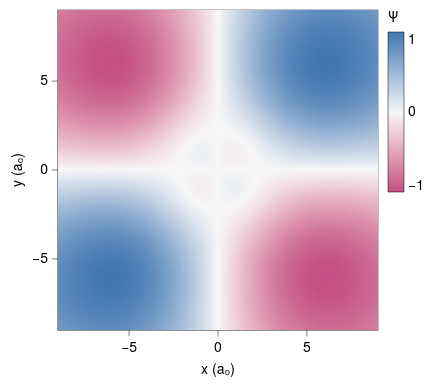

Write a Vega-Lite specification for this figure.
### Vega-Lite specification from a JSON file in a GitHub repository (floating-point values rounded to 4 significant figures; data arrays with more than 128 entries replaced by an {"elided": "..."} marker saying what was removed)
{"background": null, "config": {"arc": {"fill": "#DBDBDB", "fillOpacity": 1.0, "innerRadius": 40.0, "padAngle": 0.03, "stroke": "black", "strokeOpacity": 1, "strokeWidth": 0.25}, "area": {"fill": "#DBDBDB", "fillOpacity": 1.0, "stroke": "black", "strokeOpacity": 1, "strokeWidth": 0.25}, "axis": {"domain": true, "domainCap": "round", "domainColor": "black", "domainWidth": 0.25, "grid": false, "gridCap": "round", "gridColor": "#F1F1F1", "gridDash": [0, 0], "gridOpacity": 1.0, "gridWidth": 0.25, "labelColor": "black", "labelFont": "Helvetica Neue, HelveticaNeue, Helvetica, Arial, sans-serif", "labelFontSize": 7, "labelFontStyle": "normal", "labelFontWeight": 400, "offset": 0, "ticks": true, "tickCap": "round", "tickColor": "black", "tickRound": false, "tickSize": 3, "tickWidth": 0.25, "titleColor": "black", "titleFont": "Helvetica Neue, HelveticaNeue, Helvetica, Arial, sans-serif", "titleFontSize": 7, "titleFontStyle": "normal", "titleFontWeight": 400}, "axisX": {"domain": true, "labelAlign": "center", "labelAngle": 0, "labels": true, "ticks": true, "translate": 0}, "axisY": {"domain": true, "labelAlign": "right", "labelAngle": 0, "labels": true, "ticks": true, "translate": 0}, "axisRight": {"domain": true, "labelAlign": "left", "labelAngle": 0, "labels": true, "ticks": true, "translate": 0}, "axisTop": {"domain": true, "labelAlign": "center", "labelAngle": 0, "labels": true, "ticks": true, "translate": 0}, "axisBand": {"tickOffset": 0}, "bar": {"fill": "#DBDBDB", "fillOpacity": 1.0, "stroke": "black", "strokeOpacity": 1, "strokeWidth": 0.25}, "boxplot": {"size": 14.4, "ticks": {"cornerRadius": 0.25, "fill": "black", "opacity": 1, "size": 7.2, "thickness": 0.25}, "box": {"fillOpacity": 1.0, "stroke": "black", "strokeOpacity": 1, "strokeWidth": 0.25}, "median": {"cornerRadius": 0, "fill": "black", "fillOpacity": 1.0, "opacity": 1, "size": 14.4, "thickness": 0.25}, "rule": {"fill": "black", "fillOpacity": 1.0, "size": 16.0, "stroke": "black", "strokeDash": [0, 0], "strokeOpacity": 1, "strokeWidth": 0.25}, "outliers": {"color": "black", "fill": "black", "fillOpacity": 1.0, "size": 0, "stroke": "black", "strokeOpacity": 1, "strokeWidth": 0.25}}, "circle": {"fill": "black", "fillOpacity": 1.0, "size": 2.0, "stroke": null, "strokeOpacity": 1, "strokeWidth": 0.25}, "errorband": {"band": {"fillOpacity": 0.6, "stroke": null, "strokeWidth": 0.25, "strokeOpacity": 1}, "borders": {"opacity": 0, "strokeOpacity": 0.25, "strokeWidth": 1}}, "errorbar": {"opacity": 1, "rule": {"strokeDash": [0, 0], "strokeWidth": 0.25}, "ticks": {"color": "black", "cornerRadius": 0.125, "opacity": 1, "size": 9.6, "thickness": 0.25}, "thickness": 0.25}, "font": "Helvetica Neue, HelveticaNeue, Helvetica, Arial, sans-serif", "geoshape": {"fill": "#DBDBDB", "fillOpacity": 1.0, "stroke": "black", "strokeOpacity": 1, "strokeWidth": 0.25}, "header": {"labelColor": "black", "labelFont": "Helvetica Neue, HelveticaNeue, Helvetica, Arial, sans-serif", "labelFontSize": 7, "labelFontStyle": "normal", "labelFontWeight": 400, "titleColor": "black", "titleFont": "Helvetica Neue, HelveticaNeue, Helvetica, Arial, sans-serif", "titleFontSize": 7, "titleFontStyle": "normal", "titleFontWeight": 400, "titlePadding": 0}, "legend": {"disable": false, "offset": 4.5, "titlePadding": 4, "labelOffset": 2, "gradientLabelOffset": 2, "gradientLength": 80.0, "gradientThickness": 8.0, "gradientOpacity": 1.0, "gradientStrokeColor": "black", "gradientStrokeWidth": 0.25, "labelColor": "black", "labelFont": "Helvetica Neue, HelveticaNeue, Helvetica, Arial, sans-serif", "labelFontSize": 7, "labelFontStyle": "normal", "labelFontWeight": 400, "strokeColor": "black", "strokeWidth": 0, "symbolSize": 42, "symbolStrokeColor": "black", "symbolStrokeWidth": 0.25, "titleColor": "black", "titleFont": "Helvetica Neue, HelveticaNeue, Helvetica, Arial, sans-serif", "titleFontSize": 7, "titleFontStyle": "normal", "titleFontWeight": 400}, "line": {"color": "black", "stroke": "black", "strokeCap": "butt", "strokeDash": [0, 0], "strokeOpacity": 1, "strokeWidth": 0.5}, "point": {"filled": true, "fill": "#DBDBDB", "fillOpacity": 1.0, "size": 8.0, "stroke": "black", "strokeOpacity": 1, "strokeWidth": 0.25}, "range": {"category": ["#B2B2B2", "#4A7CD3", "#008542", "#664CAF", "#509F98", "#636363", "#284F93", "#005226", "#382864", "#285753"], "diverging": {"scheme": ["#C35082", "#CE6D94", "#D989A7", "#E2A4BA", "#EABFCE", "#F1DBE2", "#F6F6F6", "#D7E0EB", "#B9CBE0", "#9BB6D5", "#7DA1C9", "#5F8CBD", "#4177B1"]}, "heatmap": {"scheme": ["#440154", "#472270", "#433E82", "#38598C", "#2C728E", "#238A8D", "#24A086", "#39B578", "#5DC862", "#96D646", "#CAE02D", "#FDE724"]}, "ordinal": {"scheme": ["#F1F1F1", "#DBDBDB", "#C6C6C6", "#B2B2B2", "#9D9D9D", "#898989", "#767676", "#636363", "#515151", "#404040", "#2F2F2F", "#1F1F1F"]}, "ramp": {"scheme": ["#440154", "#472270", "#433E82", "#38598C", "#2C728E", "#238A8D", "#24A086", "#39B578", "#5DC862", "#96D646", "#CAE02D", "#FDE724"]}}, "rule": {"color": "black", "stroke": "black", "strokeCap": "round", "strokeDash": [2, 2], "strokeOpacity": 1, "strokeWidth": 0.25}, "scale": {"barBandPaddingInner": 0.1, "rectBandPaddingInner": 0, "tickBandPaddingInner": 0.1, "bandPaddingOuter": 0.1, "bandWithNestedOffsetPaddingInner": 0.2, "bandWithNestedOffsetPaddingOuter": 0.2, "offsetBandPaddingInner": 0, "offsetBandPaddingOuter": 0, "round": false}, "rect": {"fill": "#DBDBDB", "fillOpacity": 1.0, "stroke": "black", "strokeOpacity": 1, "strokeWidth": 0.25}, "square": {"fill": "#DBDBDB", "fillOpacity": 1.0, "size": 16.0, "stroke": "black", "strokeOpacity": 1, "strokeWidth": 0.25}, "text": {"color": "black", "font": "Helvetica Neue, HelveticaNeue, Helvetica, Arial, sans-serif", "fontSize": 7, "fontStyle": "normal", "fontWeight": 400}, "tick": {"color": "black", "cornerRadius": 0.125, "opacity": 1.0, "size": 14.4, "thickness": 0.25}, "title": {"anchor": "middle", "frame": "group", "color": "black", "font": "Helvetica Neue, HelveticaNeue, Helvetica, Arial, sans-serif", "fontSize": 7, "fontStyle": "normal", "fontWeight": 400, "subtitleColor": "black", "subtitleFont": "Helvetica Neue, HelveticaNeue, Helvetica, Arial, sans-serif", "subtitleFontSize": "Helvetica Neue, HelveticaNeue, Helvetica, Arial, sans-serif", "subtitleFontStyle": "normal", "subtitleFontWeight": 400}, "trail": {"color": "black", "opacity": 1, "size": 0.5}, "view": {"continuousWidth": 160, "continuousHeight": 160, "discreteWidth": 160, "discreteHeight": 160, "fill": null, "stroke": "black", "strokeWidth": 0.25}}, "data": {"name": "data-00b70823fc072153581706d4d4c0f356"}, "mark": {"type": "rect", "clip": true, "stroke": null}, "encoding": {"color": {"field": "psi", "scale": {"domainMid": 0}, "title": "Ψ", "type": "quantitative"}, "x": {"field": "x0", "scale": {"domain": [-9.0, 9.0], "nice": false}, "title": "x (a₀)", "type": "quantitative"}, "x2": {"field": "x1"}, "y": {"field": "y0", "scale": {"domain": [-9.0, 9.0], "nice": false}, "title": "y (a₀)", "type": "quantitative"}, "y2": {"field": "y1"}}, "$schema": "https://vega.github.io/schema/vega-lite/v6.4.1.json", "datasets": {"data-00b70823fc072153581706d4d4c0f356": {"elided": "9025 records"}}}
